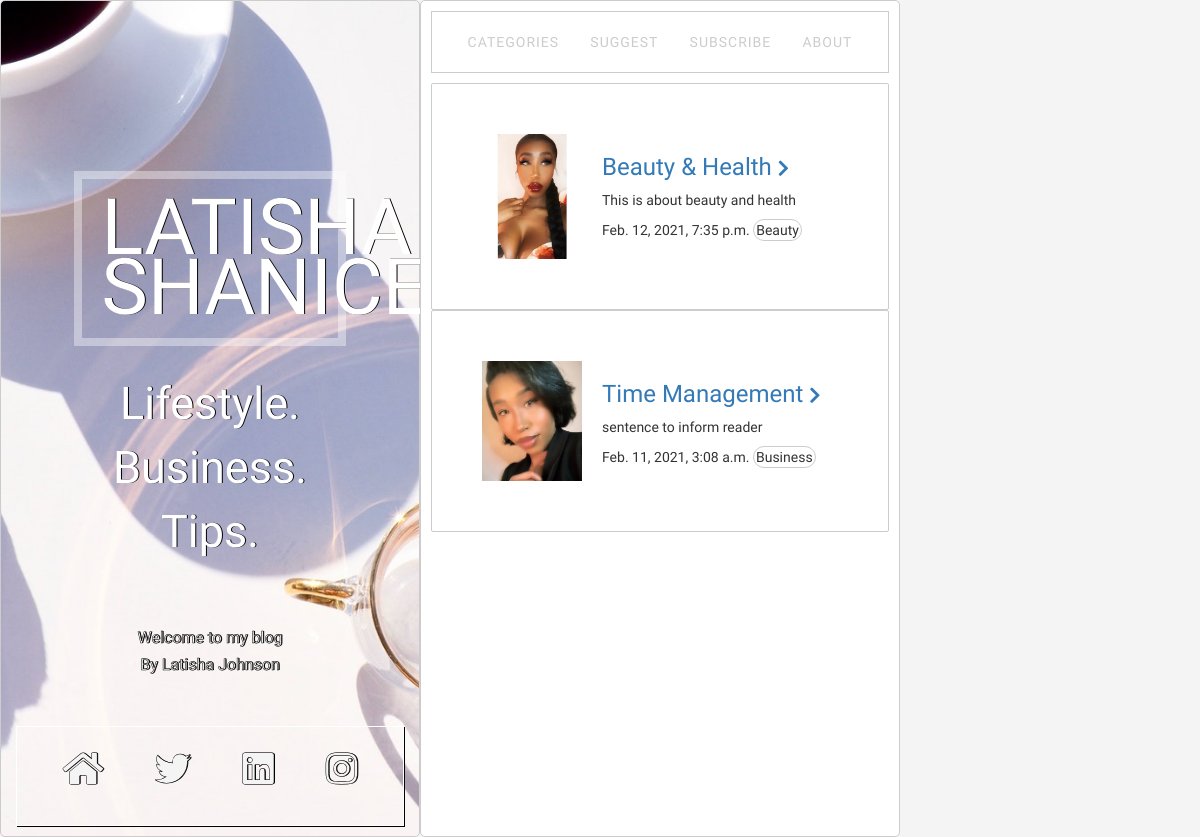
The app's page /, older data.
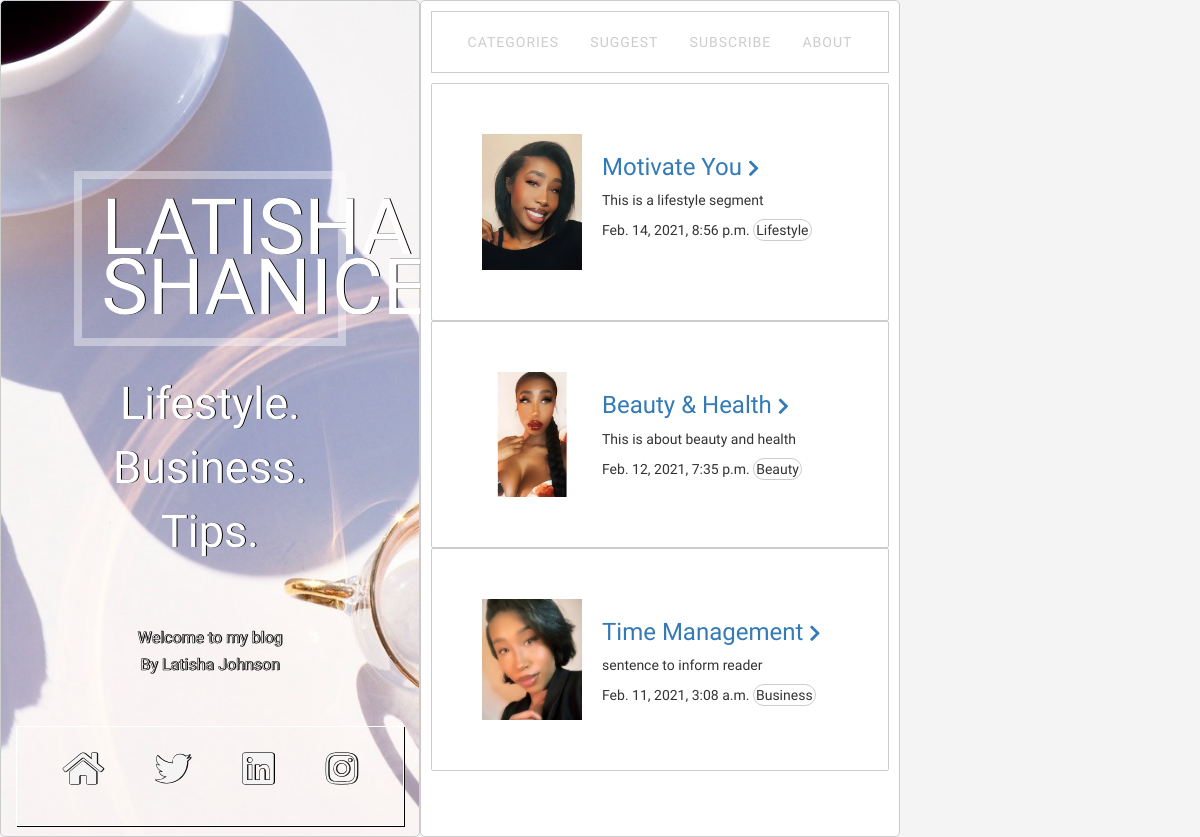
The same page, newer data.
### blog_app/models.py (models this page shows, shortened)
class BlogItem(models.Model):
    title = models.CharField(max_length=100)
    author = models.ForeignKey(Author, on_delete=models.CASCADE)
    description = models.TextField()
    post_date = models.DateTimeField(timezone.now())
    body = models.TextField()
    category_choices = {
        ('Lifestyle', 'Lifestyle'),
        ('Beauty', 'Beauty'),
        ('Business', 'Business'),
        ('Tips', 'Tips'),
    }
    category = models.CharField(max_length=50, null=True, choices=category_choices)
    blog_image = models.ImageField(null=True, blank=True, upload_to="static/images/")

### blog_app/views.py (the view)
# urls.py: path('', homepage, name='homepage'),
def homepage(request):
    articles = BlogItem.objects.all()
    context = {'heading': 'Latisha Shanice', 'articles': articles, 'title': 'Welcome to my blog'}
    return render(request, 'home_page.html', context)

### templates/home_page.html (shortened to what this page needs)
<!DOCTYPE html>
{% load static %}
<html lang="en">
  <head>
    <link
      rel="stylesheet"
      href="https://maxcdn.bootstrapcdn.com/bootstrap/3.3.7/css/bootstrap.min.css"
    />
    <link
      rel="stylesheet"
      href="https://use.fontawesome.com/releases/v5.15.2/css/all.css"
    />
    <link rel="stylesheet" href="{% static 'css/style.css' %}" />
  </head>
  <body>
    <div class="flex-container">
      <div class="item item_1">
        <h1 id="heading-logo">{{ heading }}</h1>
        <div class="tagline">
          <p>Lifestyle.</p>
          <p>Business.</p>
          <p>Tips.</p>
        </div>
        <div class="small-tagline">
          <p class="p1">{{title}}</p>
          <p class="p2">By Latisha Johnson</p>
        </div>
        <div id="footer">
            <ul class="bottom-nav">
              <li>
                <a href="/"><i class="fas fa-home fa-2x"></i></a>
              </li>
              <li><a href="http://www.twitter.com" target="_blank"><i class="fab fa-twitter fa-2x"></i></a></li>
              <li><a href="https://www.linkedin.com/in/latisha-johnson-088116202/" target="_blank"><i class="fab fa-linkedin fa-2x"></i></a></li>
              <li><a href="https://www.instagram.com/" target="_blank"><i class="fab fa-instagram fa-2x"></i></a></li>
            </ul>
        </div>
      </div>
      <div class="item item_2">
        <div class="header">
            <ul class="main-nav">
              <li><a href="/categories">Categories</a></li>
              <li><a href="/suggestions">Suggest</a></li>
              <li><a href="/subscribe">Subscribe</a></li>
              <li><a href="/about">About</a></li>
            </ul>
        </div>
        <div class="item-container">
          {% for item in articles %}
          <div class="inner_item">
            <div class="article_image">
              <img src="{{item.blog_image}}" width="100px" alt="{{item.title}}">
            </div>
            <div class="article_body">
              <h3><a href="article/{{item.id}}/">{{item.title}} <i class="fas fa-chevron-right fa-xs "></i></a></h3>
              <p>{{item.description}}</p>
              <span>{{item.post_date}}</span>
              <span class="pill-box">{{item.category}}</span>
            </div>
          </div>
          {% endfor %}
        </div>
      </div>
    </div>
  </body>
</html>

### static/css/style.css (style rules this page uses)
* { box-sizing: border-box; }
body { font-family: 'Roboto Condensed', sans-serif; background-color: #f4f4f4; }
.item { background-color: white; border: #ccc solid 1px; padding: 10px; border-radius: 5px; width: 500px; }
.flex-container { display: flex; height: 100%; }
.item-container { display: flex; flex-direction: column-reverse; }
.inner_item { background-color: white; border: #ccc solid 1px; padding: 50px; border-radius: 2px; }
.item_2 { width: 40%; overflow-y: auto; }
.item_1 { background-image: url('/static/images/main-image.jpg'); background-repeat: no-repeat; background-position: center center; background-size: cover; width: 35%; padding-top: 150px; padding-left: 15px; padding-right: 15px; padding-bottom: 0; }
#heading-logo { color: white; border: rgba(255, 255, 255, 0.38) solid 8px; padding: 5%; margin-bottom: 31px; margin-left: 15%; margin-right: 15%; width: 70%; font-weight: 400; font-size: 78px; line-height: 60px; text-align: center; text-transform: uppercase; text-shadow: 1px 0px #000; }
.tagline { color: white; margin-bottom: 68px; position: static; font-weight: 300; font-size: 45px; line-height: 54px; text-align: center; text-shadow: 1px 0px #000; }
.p1, .p2 { color: white; font-size: 16px; -webkit-text-stroke: 0.5px black; font-weight: 300; text-align: center; text-shadow: 1px 0px black; }
.p1 { margin-bottom: 4px; }
.p2 { margin-bottom: 50px; }
.bottom-nav { list-style: none; border: 1px solid white; box-shadow: 1px 1px #000; width: 100%; padding: 20px; display: flex; align-items: center; justify-content: space-around; }
.bottom-nav li { font-size: 18px; line-height: 58px; }
.bottom-nav a { color: #f4f4f4; -webkit-text-stroke: 0.5px black; text-decoration: none; text-shadow: 1px 0px black; }
.main-nav { display: flex; list-style: none; border: 1px solid #ccc; padding: 20px; justify-content: space-around; }
.main-nav li { position: relative; text-transform: uppercase; letter-spacing: 1px; }
.main-nav a { text-decoration: none; color: #ccc; }
.pill-box { border: 1px solid #ccc; border-radius: 50px; padding: 2px; }
.article_image { float: left; margin-right: 20px; }

Row changes from the older to the newer data that the page shows:
added BlogItem: blog_image (picture), title "Motivate You", description "This is a lifestyle segment", post_date "Feb. 14, 2021, 8:56 p.m.", category "Lifestyle"
